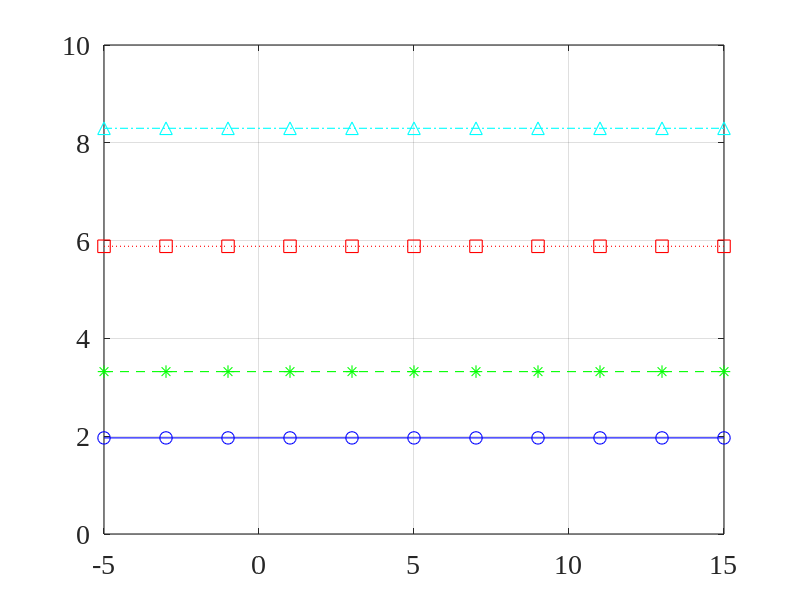
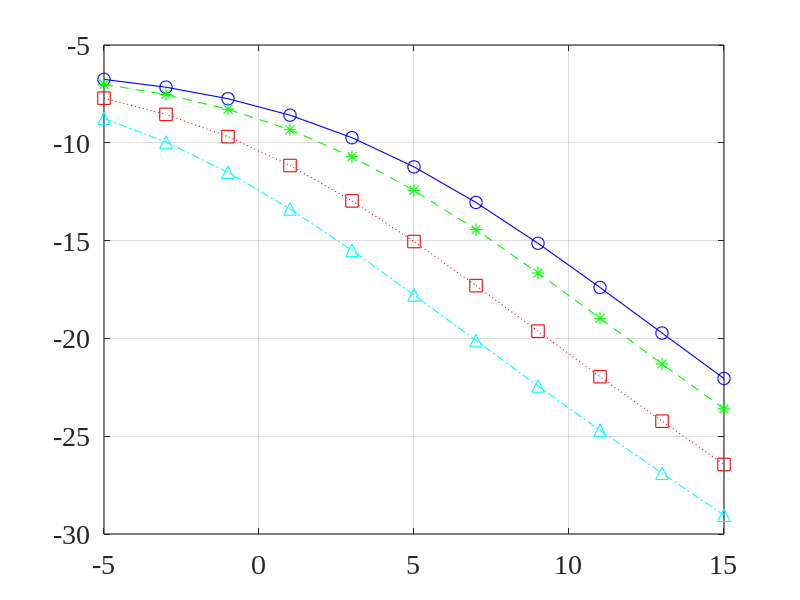
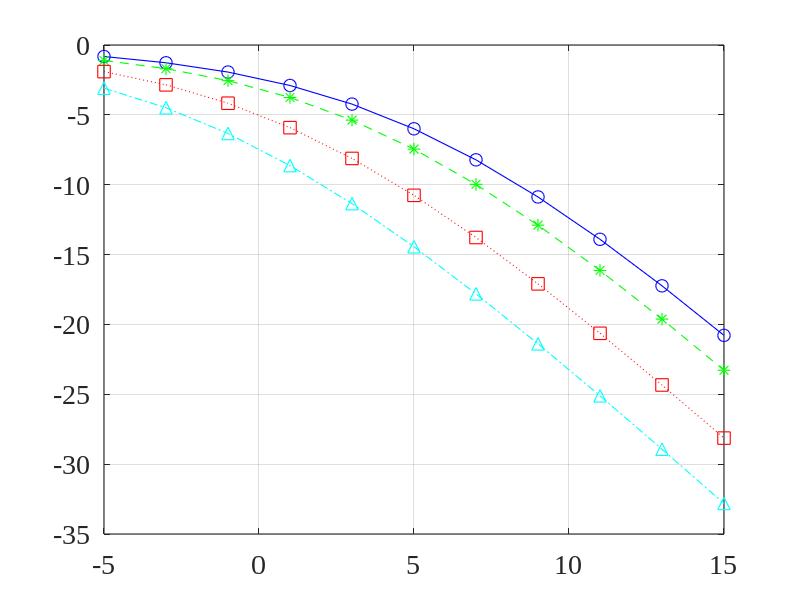

Reproduce these figures in MATLAB, in order.
close all; clc; clear all;
linewd = 0.8;
hcfontsize = 20;
MarkerSize=9;

A0=0.5;
f0=0.1;
theta0=90*pi/180;   % direction of the desired source
theta1=0*pi/180;   % direction of the interference
alpha=0.1;          % ratio between the variance on the white noise and the interference
beta=0.9;
mu=5;

M_values=[10 20 50 100]; % Number of sensors
Rx1=A0^2;

iSNR_db_values=-5:15;  
Gain_dB_values=zeros(length(iSNR_db_values),length(M_values));
MSE_dB_values=zeros(length(iSNR_db_values),length(M_values));
nu_dB_values=zeros(length(iSNR_db_values),length(M_values));
for idxM=1:length(M_values)
    M=M_values(idxM);
    
    Rvw=alpha*eye(M);
    [t1,t2]=meshgrid(1:M,1:M);
    Rvi=beta.^(abs(t1-t2)*cos(theta1));
    Rv0=Rvi+Rvw;
    d=exp(-1i*2*pi*f0*(0:M-1)'*cos(theta0));
    Rx=Rx1*(d*d');
    i_i=[1; zeros(M-1,1)];
    for idxS=1:length(iSNR_db_values)
        iSNR_dB=iSNR_db_values(idxS);
        iSNR=10^(iSNR_dB/10);
        
        sigma_i2=Rx1/(1+alpha)/iSNR;
        Rv=sigma_i2*Rv0;
        Ry=Rx+Rv;
        
        h=(Rx+mu*Rv)\Rx*i_i;
        
        oSNR=(h'*Rx*h)/(h'*Rv*h);
        oSNR_dB=10*log10(oSNR);
        Gain_dB_values(idxS,idxM)=oSNR_dB-iSNR_dB;
        
        MSE_dB_values(idxS,idxM)=10*log10( Rx1+h'*Ry*h-h'*Rx*i_i-i_i'*Rx*h );
        
        nu_dB_values(idxS,idxM)=10*log10( (h-i_i)'*Rx*(h-i_i)/Rx1 );
    end
end

figure
plot(iSNR_db_values(1:2:end),Gain_dB_values(1:2:end,1),'-bo','linewidth',linewd, 'MarkerSize',MarkerSize);
hold on
plot(iSNR_db_values(1:2:end),Gain_dB_values(1:2:end,2),'--g*','linewidth',linewd, 'MarkerSize',MarkerSize);
plot(iSNR_db_values(1:2:end),Gain_dB_values(1:2:end,3),':rs','linewidth',linewd, 'MarkerSize',MarkerSize);
plot(iSNR_db_values(1:2:end),Gain_dB_values(1:2:end,4),'-.c^','linewidth',linewd, 'MarkerSize',MarkerSize);
hold off
set(gca, 'Color', [1, 1, 1]); 
set(gca, 'FontName', 'Times New Roman');
set(gca, 'FontSize', hcfontsize);
set(gca, 'LineWidth', linewd); 
box on; grid on;

figure
plot(iSNR_db_values(1:2:end),MSE_dB_values(1:2:end,1),'-bo','linewidth',linewd, 'MarkerSize',MarkerSize);
hold on
plot(iSNR_db_values(1:2:end),MSE_dB_values(1:2:end,2),'--g*','linewidth',linewd, 'MarkerSize',MarkerSize);
plot(iSNR_db_values(1:2:end),MSE_dB_values(1:2:end,3),':rs','linewidth',linewd, 'MarkerSize',MarkerSize);
plot(iSNR_db_values(1:2:end),MSE_dB_values(1:2:end,4),'-.c^','linewidth',linewd, 'MarkerSize',MarkerSize);
hold off
set(gca, 'Color', [1, 1, 1]); 
set(gca, 'FontName', 'Times New Roman');
set(gca, 'FontSize', hcfontsize);
set(gca, 'LineWidth', linewd); 
box on; grid on;

figure
plot(iSNR_db_values(1:2:end),nu_dB_values(1:2:end,1),'-bo','linewidth',linewd, 'MarkerSize',MarkerSize);
hold on
plot(iSNR_db_values(1:2:end),nu_dB_values(1:2:end,2),'--g*','linewidth',linewd, 'MarkerSize',MarkerSize);
plot(iSNR_db_values(1:2:end),nu_dB_values(1:2:end,3),':rs','linewidth',linewd, 'MarkerSize',MarkerSize);
plot(iSNR_db_values(1:2:end),nu_dB_values(1:2:end,4),'-.c^','linewidth',linewd, 'MarkerSize',MarkerSize);
hold off
set(gca, 'Color', [1, 1, 1]); 
set(gca, 'FontName', 'Times New Roman');
set(gca, 'FontSize', hcfontsize);
set(gca, 'LineWidth', linewd); 
box on; grid on;

